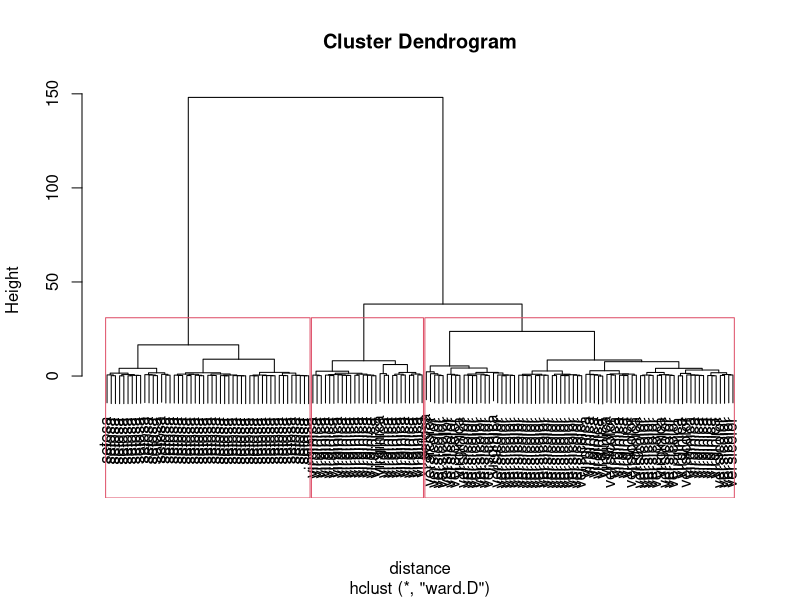

R code for this plot:
data(iris)
names(iris)
head(iris)
summary(iris$Sepal.Length)
summary(iris$Sepal.Width)
summary(iris$Petal.Length)
summary(iris$Petal.Width)
summary(iris$Species)
features <- iris[,1:4]
scaled <- scale(features)
means <- attr(scaled,"scaled:center")
stdv <- attr(scaled, "scaled:scale")
distance <- dist(scaled, method = "euclidean")
hier_cl <- hclust(distance, method="ward.D")
plot(hier_cl, labels=iris$Species)
rect.hclust(hier_cl, k=3)
groups <- cutree(hier_cl, k = 3)
print(groups)
#Setosa occupies the first cluster
#virginica occupies the second cluster
#versicolor occupies the third cluster